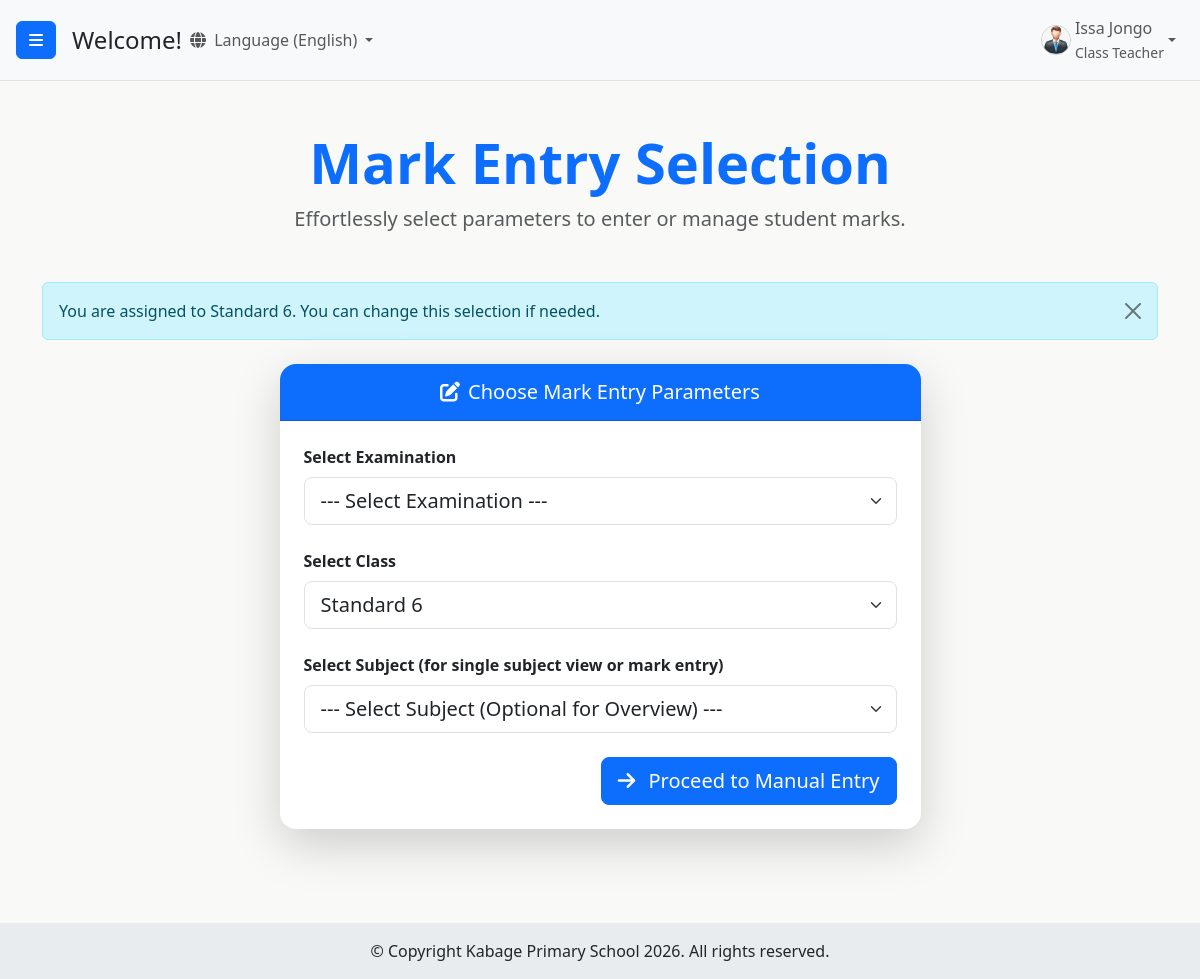
The app's page /students/marks/entry-selection/ (signed in) with its own data.
### users/models.py (models this page shows, shortened)
class CustomUser(AbstractUser):
    ROLE_CHOICES = (
        ('admin', 'Admin'),
        ('headteacher', 'Head Teacher'),
        ('class_teacher', 'Class Teacher'),
        ('academic_teacher', 'Academic Teacher'),
        ('statistic_teacher', 'Statistic Teacher'),
        ('subject_teacher', 'Subject Teacher'),
    )
    GENDER_CHOICES = (
        ('M', 'Male'),
        ('F', 'Female'),
        ('O', 'Other'), # Optional: for inclusivity
    )
    role = models.CharField(max_length=20, choices=ROLE_CHOICES, default='academic_teacher')
    is_approved = models.BooleanField(default=False)
    phone_regex = RegexValidator(regex=r'^\+?1?\d{9,15}$',
                                 message="Phone number must be entered in the format: '+999999999'. Up to 15 digits allowed.")
    phone_number = models.CharField(validators=[phone_regex],
                                    max_length=17,
                                    blank=True,
                                    null=True,
                                    unique=True
                                    )
    gender = models.CharField(max_length=1, choices=GENDER_CHOICES, blank=True, null=True)
    address = models.CharField(max_length=255, blank=True, null=True) # <-- ADD THIS FIELD if it's not there
    security_question_1 = models.CharField(max_length=255, blank=True, null=True)
    security_answer_1 = models.CharField(max_length=255, blank=True, null=True)
    security_question_2 = models.CharField(max_length=255, blank=True, null=True)
    security_answer_2 = models.CharField(max_length=255, blank=True, null=True)
    security_question_3 = models.CharField(max_length=255, blank=True, null=True)
    security_answer_3 = models.CharField(max_length=255, blank=True, null=True)
    security_questions_set = models.BooleanField(default=False)
    groups = models.ManyToManyField(
        Group,
        verbose_name=('groups'),
        blank=True,
        help_text=(
            'The groups this user belongs to. A user will get all permissions '
            'granted to each of their groups.'
        ),
        related_name="customuser_set",
        related_query_name="customuser",
    )
    user_permissions = models.ManyToManyField(
        Permission,
        verbose_name=('user permissions'),
        blank=True,
        help_text=('Specific permissions for this user.'),
        related_name="customuser_set",
        related_query_name="customuser",
    )

### students/views.py (the view)
# urls.py: path('marks/entry-selection/', views.mark_entry_selection, name='mark_entry_selection'),
@login_required
@user_passes_test(is_general_school_dashboard_user, login_url='/users/login/')
def mark_entry_selection(request):
    if request.method == 'POST':
        form = MarkEntrySelectionForm(request.POST)
        if form.is_valid():
            examination = form.cleaned_data.get('examination')
            class_name = form.cleaned_data.get('class_name')
            subject = form.cleaned_data.get('subject')
            params = {}
            if examination:
                params['exam_id'] = examination.pk
            if subject:
                params['subject_id'] = subject.pk
            if class_name:
                params['class_id'] = class_name.pk
            if not (examination and subject and class_name):
                messages.error(request, "Please ensure you select an Examination, Subject, and Class.")
                return render(request, 'students/mark_entry_selection.html', {'form': form})
            return redirect(reverse('mark_entry_form', kwargs={
                'exam_id': examination.pk,
                'subject_id': subject.pk,
                'class_id': class_name.pk
            }))
        else:
            for field, errors in form.errors.items():
                for error in errors:
                    messages.error(request, f"{field.replace('_', ' ').title()}: {error}")
            return render(request, 'students/mark_entry_selection.html', {'form': form})
    else: # GET request
        form = MarkEntrySelectionForm()
        if is_class_teacher(request.user):
            form.fields['class_name'].queryset = Class.objects.all()
            form.fields['class_name'].required = True
            try:
                assigned_class = Class.objects.get(class_teacher=request.user)
                form.fields['class_name'].initial = assigned_class.pk
                messages.info(request, f"You are assigned to {assigned_class.name}. You can change this selection if needed.")
            except Class.DoesNotExist:
                messages.warning(request, "You are a Class Teacher but not assigned to any class. Please select a class.")
            except Class.MultipleObjectsReturned:
                messages.warning(request, "You are assigned to multiple classes. Please select one.")
            form.fields['subject'].queryset = Subject.objects.all()
            form.fields['subject'].required = True
        elif is_academic_teacher(request.user):
            form.fields['class_name'].required = True # Academic teachers typically need to select a class
            form.fields['class_name'].queryset = Class.objects.all() # Allow them to pick any class
            form.fields['subject'].queryset = Subject.objects.filter(teachers=request.user)
            form.fields['subject'].required = True
        elif is_subject_teacher(request.user):
            form.fields['class_name'].queryset = Class.objects.all()
            form.fields['class_name'].required = True
            form.fields['subject'].queryset = Subject.objects.filter(teachers=request.user)
            form.fields['subject'].required = True
        elif is_headteacher(request.user) or is_statistic_teacher(request.user):
            form.fields['class_name'].queryset = Class.objects.all()
            form.fields['subject'].queryset = Subject.objects.all()
            form.fields['class_name'].required = True
            form.fields['subject'].required = True
    return render(request, 'students/mark_entry_selection.html', {'form': form})

### students/forms.py
class MarkEntrySelectionForm(forms.Form):
    examination = forms.ModelChoiceField(
        queryset=Examination.objects.all().order_by('-academic_year', 'term', 'date', 'name'),
        empty_label="--- Select Examination ---",
        label="Select Examination"
    )
    class_name = forms.ModelChoiceField(
        queryset=Class.objects.all().order_by('name'),
        empty_label="--- Select Class ---",
        required=False,
        label="Select Class"
    )
    subject = forms.ModelChoiceField(
        queryset=Subject.objects.all().order_by('name'),
        empty_label="--- Select Subject ---",
        label="Select Subject"
    )

### students/models.py (called while the page is built)
    def __str__(self):
        return self.name

    def __str__(self):
        return self.name

    def __str__(self):
        return f"{self.get_name_display()} ({self.get_term_display()} - {self.academic_year})"

### students/views.py (called while the page is built)
def is_class_teacher(user):
    return user.is_authenticated and user.role == 'class_teacher'

def is_general_school_dashboard_user(user):
    return user.role in [
        'class_teacher',
        'academic_teacher',
        'headteacher',
        'statistic_teacher',
        'subject_teacher',
    ]

### templates/students/mark_entry_selection.html (shortened to what this page needs)
{% extends 'base.html' %}
{% load widget_tweaks %}
{% block content %}
<div class="container py-4">
    <div class="text-center mb-5">
        <h1 class="display-4 fw-bold text-primary">Mark Entry Selection</h1>
        <p class="lead text-muted">Effortlessly select parameters to enter or manage student marks.</p>
    </div>
    {% if messages %}
        {% for message in messages %}
            <div class="alert alert-{{ message.tags }} alert-dismissible fade show mb-4" role="alert">
                {{ message }}
                <button type="button" class="btn-close" data-bs-dismiss="alert" aria-label="Close"></button>
            </div>
        {% endfor %}
    {% endif %}
    <div class="row justify-content-center">
        <div class="col-lg-7 col-md-9">
            <div class="card shadow-lg border-0 rounded-4">
                <div class="card-header bg-primary text-white text-center py-3 rounded-top-4">
                    <h5 class="mb-0 fs-5"><i class="fas fa-edit me-2"></i>Choose Mark Entry Parameters</h5>
                </div>
                <div class="card-body p-4">
                    <form method="post" id="markSelectionForm">
                        {% for field in form %}
                            <div class="mb-4">
                                <label for="{{ field.id_for_label }}" class="form-label fw-semibold text-dark">{{ field.label }}</label>
                                {{ field|add_class:"form-control form-control-lg" }}
                            </div>
                        {% endfor %}
                        <div class="d-grid gap-3 d-md-flex justify-content-md-end mt-4">
                            <button type="submit" class="btn btn-primary btn-lg flex-grow-1 flex-md-grow-0">
                                <i class="fas fa-arrow-right me-2"></i> Proceed to Manual Entry
                            </button>
                        </div>
                    </form>
                </div>
            </div>
        </div>
    </div>
</div>
{% endblock %}

### templates/base.html (shortened to what this page needs)
{% load static %}
{% load i18n %}
<!DOCTYPE html>
<html lang="en">
<head>
    <link href="https://cdn.jsdelivr.net/npm/bootstrap@5.3.3/dist/css/bootstrap.min.css" rel="stylesheet">
    <link rel="stylesheet" href="https://cdn.jsdelivr.net/npm/bootstrap-icons@1.10.5/font/bootstrap-icons.css">
    <link rel="stylesheet" href="https://cdnjs.cloudflare.com/ajax/libs/font-awesome/6.5.2/css/all.min.css" />
    {% block dashboard_css %}
        <link rel="stylesheet" href="{% static 'users/css/dashboard.css' %}">
    {% endblock %}
</head>
<body class="d-flex flex-column min-vh-100">
    {% block body_content %}
        <div class="d-flex flex-grow-1" id="wrapper">
            <div id="page-content-wrapper" class="flex-grow-1 d-flex flex-column">
                <nav class="navbar navbar-expand-lg navbar-light bg-light border-bottom">
                    <button class="btn btn-primary" id="menu-toggle">
                        <i class="fas fa-bars"></i>
                    </button>
                    <h4 class="ms-3 my-0">{% block page_heading %}Welcome!{% endblock %}</h4>
                    {% get_current_language as LANGUAGE_CODE %}
                <div class="collapse navbar-collapse" id="navbarSupportedContent">
                    <ul class="navbar-nav me-auto mt-2 mt-lg-0">
                        <li class="nav-item dropdown">
                            <a class="nav-link dropdown-toggle" href="#" id="navbarDropdownLanguage" role="button" data-bs-toggle="dropdown" aria-expanded="false">
                                <i class="fas fa-globe me-1"></i>
                                {% if LANGUAGE_CODE == 'en' %}{% translate "Language" %} (English){% else %}{% translate "Language" %} (Kiswahili){% endif %}
                            </a>
                                {% get_language_info for 'en' as lang_en %}
                                {% get_language_info for 'sw' as lang_sw %}
                        </li>
                    </ul>
                    <ul class="navbar-nav mt-2 mt-lg-0">
                        {% if user.is_authenticated %}
                            <li class="nav-item dropdown">
                                <a class="nav-link dropdown-toggle d-flex align-items-center" href="#" id="navbarDropdownDashboard" role="button" data-bs-toggle="dropdown" data-bs-display="static" aria-expanded="false">
                                    {% if user.gender == 'M' %}
                                        <img src="{% static 'users/img/male_icon.png' %}" alt="Male User Icon" class="rounded-circle me-1" style="width: 30px; height: 30px; object-fit: cover;">
                                    {% elif user.gender == 'F' %}
                                        <img src="{% static 'users/img/female_icon.png' %}" alt="Female User Icon" class="rounded-circle me-1" style="width: 30px; height: 30px; object-fit: cover;">
                                    {% else %}
                                        <i class="fas fa-user me-1"></i>
                                    {% endif %}
                                    <span>
                                        {% if user.first_name and user.last_name %}
                                            {{ user.first_name }} {{ user.last_name }}
                                        {% else %}
                                            {{ user.username }}
                                        {% endif %}
                                        {% if user.role %}
                                            <br><small>{{ user.get_role_display }}</small>
                                        {% endif %}
                                    </span>
                                </a>
                            </li>
                        {% else %}
                            <li class="nav-item">
                                <a class="nav-link" href="{% url 'login' %}">{% translate "Login" %}</a>
                            </li>
                        {% endif %}
                    </ul>
                </div>
                </nav>
                <div id="main-content-area" class="flex-grow-1 overflow-auto">
                    {% block content %}{% endblock %}
                </div>
            </div>
        </div>
    {% endblock body_content %}
    <footer id="main-site-footer" class="text-dark text-center py-3">
        <div class="container-fluid">
            <p class="mb-0">&copy; Copyright Kabage Primary School {% now "Y" %}. All rights reserved.</p>
        </div>
    </footer>
</body>
</html>

### users/static/users/css/dashboard.css (style rules this page uses)
html, body { height: 100%; margin: 0; padding: 0; font-family: 'Segoe UI', Tahoma, Geneva, Verdana, sans-serif; overflow-x: hidden; }
body { display: flex; flex-direction: column; min-height: 100vh; }
#wrapper { display: flex; flex-grow: 1; width: 100%; overflow: hidden; }
#page-content-wrapper { display: flex; flex-direction: column; flex-grow: 1; overflow-x: hidden; width: 100%; transition: margin .25s ease-out; }
#main-content-area { flex-grow: 1; padding: 1.5rem; background-color: #f9faf8; padding-bottom: 70px; }
@media (min-width: 768px) { #page-content-wrapper { width: calc(100% - 250px); } }
#page-content-wrapper .navbar { padding: 0.5rem 1rem; }
.navbar-nav .nav-item .nav-link img { border: 1px solid #ccc; }
#main-site-footer { background-color: #e9ecef; color: #343a40; text-align: center; padding: 1rem 0; width: 100%; flex-shrink: 0; z-index: 10; }
.card { border: 1px solid rgba(0,0,0,.125); border-radius: 0.25rem; background-color: #fff; box-shadow: 0 0.125rem 0.25rem rgba(0,0,0,.075); height: 100%; display: flex; flex-direction: column; }
#wrapper { display: flex; }
#page-content-wrapper { min-width: 0; width: 100%; display: flex; flex-direction: column; }

### records on screen
CustomUser: first_name "Issa", last_name "Jongo", role "Class Teacher"

### other values on screen
{{ message }} "You are assigned to Standard 6. You can change this selection if needed."
{{ field.label }} "Select Examination" "Select Class" "Select Subject (for single subject view or mark entry)"
